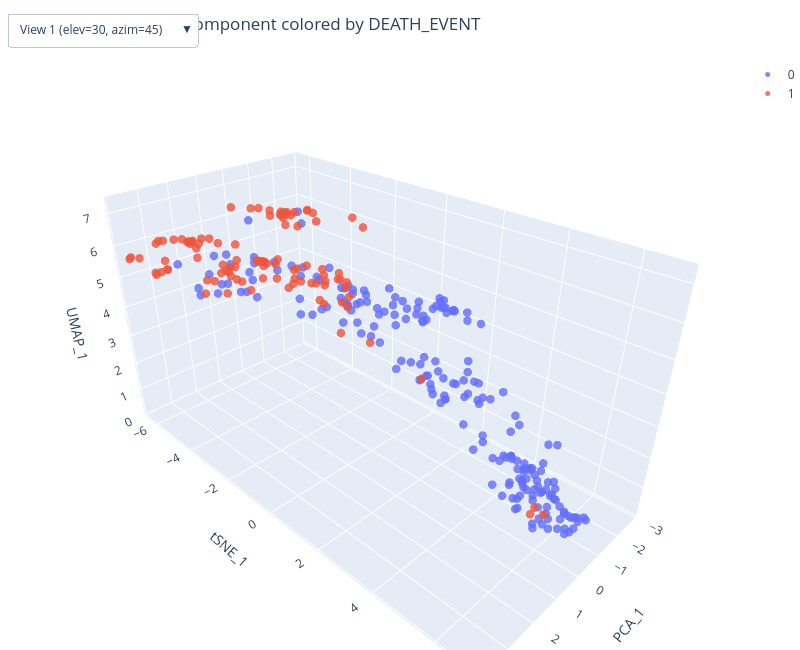

The cell this chart's notebook holds for it:
### Markdown cell above
## MIX
1st component PCA, t-SNE, UMAP

### Code cell
pc1 = X_pca[:, 0]
tsne1 = X_tsne[:, 0]
umap1 = X_umap[:, 0]

X_combined = pd.DataFrame({
    "PCA_1": pc1,
    "tSNE_1": tsne1,
    "UMAP_1": umap1,
})

plot_3d(X_combined, y, algorithm="Mix for the 1st component", target_name=TARGET_COL)

### Figure 1 — Plotly figure (JSON) as saved in the notebook; plotly's stock layout.template omitted (floating-point values rounded to 4 significant figures; data arrays with more than 128 entries replaced by an {"elided": "..."} marker saying what was removed)
{"data": [{"hovertemplate": "<b>DEATH_EVENT</b>: 0<br>PCA_1: %{x:.3f}<br>tSNE_1: %{y:.3f}<br>UMAP_1: %{z:.3f}<extra></extra>", "marker": {"color": "#636EFA", "line": {"width": 0}, "opacity": 0.8, "size": 5}, "mode": "markers", "name": "0", "type": "scatter3d", "x": {"elided": "203 float values"}, "y": {"elided": "203 float values"}, "z": {"elided": "203 float values"}}, {"hovertemplate": "<b>DEATH_EVENT</b>: 1<br>PCA_1: %{x:.3f}<br>tSNE_1: %{y:.3f}<br>UMAP_1: %{z:.3f}<extra></extra>", "marker": {"color": "#EF553B", "line": {"width": 0}, "opacity": 0.8, "size": 5}, "mode": "markers", "name": "1", "type": "scatter3d", "x": [3.174, 0.4413, 1.849, 3.836, 1.632, -0.1063, 2.564, 2.611, 0.7233, 0.1786, 1.733, 0.4954, 1.968, 2.139, 0.5933, 1.848, 2.166, 1.174, -0.8978, 2.369, 0.6372, 2.937, -0.0711, 0.5485, 0.8866, -0.5596, 2.023, 0.7148, -0.08229, 1.81, 0.2515, 1.458, 1.089, 3.041, 1.223, 0.5925, -0.6179, 1.488, -0.495, 0.9272, 2.622, 1.042, 1.27, 0.6209, 0.6024, 2.683, 1.07, -0.9733, 0.8186, 0.8193, 0.6754, -0.2271, 1.117, 1.871, 1.156, 1.863, 0.419, 3.559, -0.05654, 1.724, 0.1416, 0.531, 1.142, 1.466, 0.4122, 0.8719, 1.062, 1.018, 0.5459, 1.908, 2.116, 0.5423, 1.17, 3.023, 1.231, 2.669, 1.08, 2.876, 0.9563, -0.206, 0.5307, 0.2871, 0.3748, -0.3679, 3.796, 2.153, 3.09, 0.8184, -0.2413, 0.4732, 2.605, 0.5108, 0.9486, -0.01127, 2.867, 0.2216, 1.711, 0.7591, 0.1841, 0.7881, 1.359, -0.2889, 0.4836, 0.1189, 2.405], "y": [-5.764, -1.84, -5.783, -6.234, -4.014, -1.395, -4.942, -4.801, -2.32, -2.411, -6.21, -3.072, -2.908, -4.942, -2.471, -4.291, -4.047, -2.184, -1.696, -5.667, -2.563, -5.768, -2.13, -3.118, -3.962, -1.945, -4.264, -3.776, -1.393, -3.802, -3.064, -5.017, -4.798, -6.312, -3.233, -0.3625, -1.712, -5.968, 5.552, -3.035, -5.696, -3.003, -3.574, -3.451, -1.853, -6.228, -2.102, -1.34, -4.132, -3.842, -2.71, 1.719, -5.445, -3.999, -5.071, -3.633, -2.558, -6.168, -1.447, -6.162, -2.589, -3.071, -3.381, -5.562, 5.943, -3.932, -4.649, -0.8698, -3.137, -5.509, -5.337, -0.6477, -2.626, -6.308, -3.307, -6.22, -4.906, -5.928, -1.106, -1.236, -3.21, -1.644, -2.634, -0.4381, -6.217, -4.495, -5.753, -3.82, -2.263, -3.001, -4.822, -3.01, -3.134, -2.261, -6.283, -2.353, -5.788, -2.418, -0.7314, -3.784, -4.888, 5.934, -1.384, -2.242, -5.305], "z": [6.117, 5.228, 5.598, 5.686, 7.259, 5.314, 6.241, 6.218, 5.628, 7.202, 5.656, 7.061, 5.16, 6.216, 7.239, 5.304, 6.324, 5.211, 6.905, 6.06, 5.21, 6.136, 5.427, 6.98, 5.4, 5.203, 5.288, 5.351, 3.572, 5.162, 6.927, 5.161, 5.267, 4.98, 5.588, 5.032, 4.784, 4.352, 0.8186, 5.159, 6.109, 7.117, 7.248, 5.397, 5.282, 5.013, 5.332, 6.682, 5.374, 5.434, 7.203, 3.26, 3.94, 5.226, 4.966, 6.315, 5.053, 5.649, 5.324, 5.702, 5.465, 6.911, 7.269, 4.444, 1.434, 5.438, 4.59, 5.1, 7.082, 5.839, 5.494, 5.058, 5.952, 4.915, 5.17, 5.002, 5.009, 5.44, 5.115, 5.24, 6.976, 5.184, 6.731, 3.501, 5.734, 6.337, 6.177, 5.419, 5.134, 7.016, 6.279, 6.71, 7.215, 6.873, 4.962, 7.238, 4.015, 5.562, 5.084, 5.429, 4.928, 0.9584, 5.445, 7.157, 6.075]}], "layout": {"height": 650, "legend": {"itemsizing": "trace"}, "margin": {"b": 0, "l": 0, "r": 0, "t": 60}, "scene": {"camera": {"eye": {"x": 1.347, "y": 1.347, "z": 1.1}}, "xaxis": {"title": {"text": "PCA_1"}}, "yaxis": {"title": {"text": "tSNE_1"}}, "zaxis": {"title": {"text": "UMAP_1"}}}, "title": {"text": "3D Mix for the 1st component colored by DEATH_EVENT"}, "updatemenus": [{"buttons": [{"args": [{"scene.camera": {"eye": {"x": 1.347, "y": 1.347, "z": 1.1}}}], "label": "View 1 (elev=30, azim=45)", "method": "relayout"}, {"args": [{"scene.camera": {"eye": {"x": -0.55, "y": 0.9526, "z": 1.905}}}], "label": "View 2 (elev=60, azim=120)", "method": "relayout"}, {"args": [{"scene.camera": {"eye": {"x": -2.2, "y": 2.694e-16, "z": 0}}}], "label": "View 3 (elev=0, azim=180)", "method": "relayout"}], "showactive": true, "type": "dropdown", "x": 0.01, "xanchor": "left", "y": 1.08, "yanchor": "top"}], "width": 800}}
